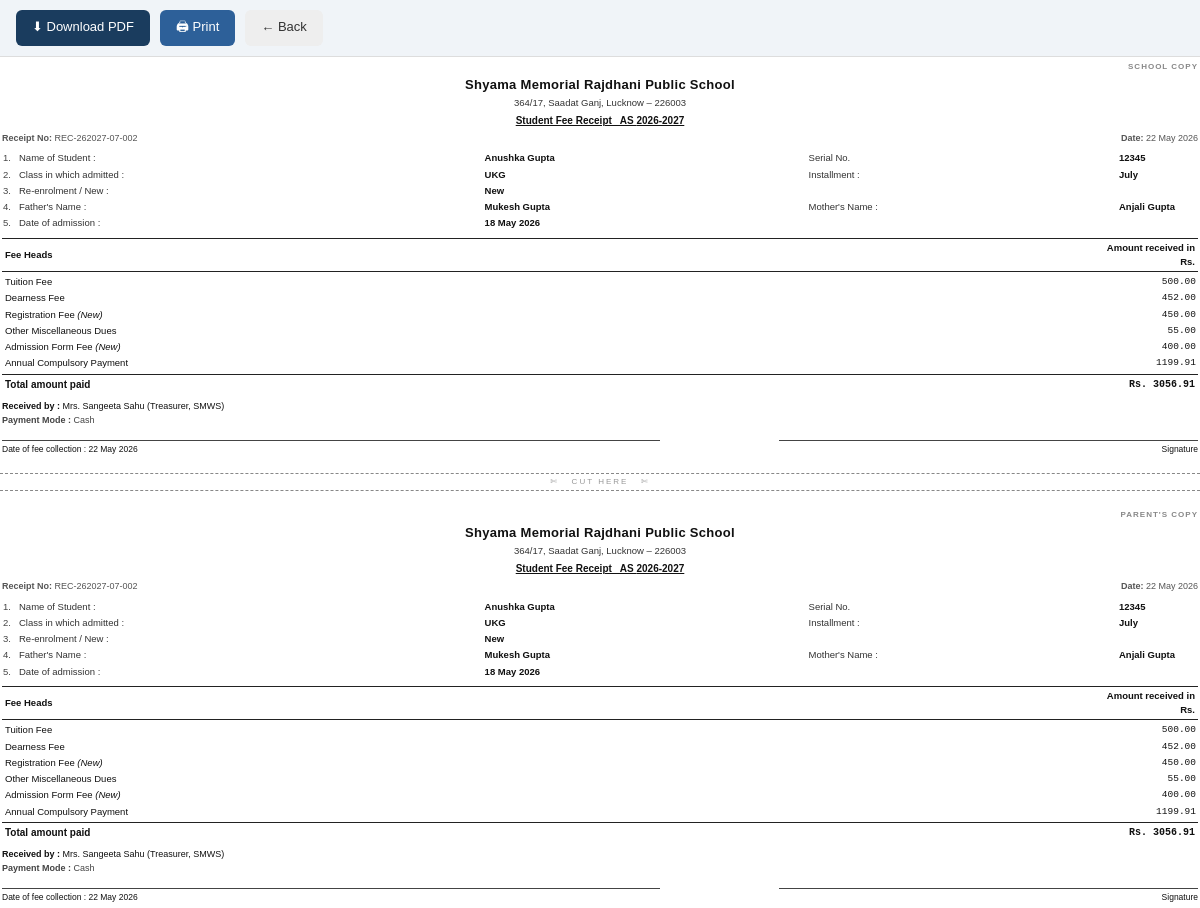
Page /fees/record/2/receipt/ (signed in) on the committed database.
### fees/models.py (models this page shows, shortened)
class FeeRecord(models.Model):
    MONTH_CHOICES = [
        (1, 'January'), (2, 'February'), (3, 'March'), (4, 'April'),
        (5, 'May'), (6, 'June'), (7, 'July'), (8, 'August'),
        (9, 'September'), (10, 'October'), (11, 'November'), (12, 'December'),
    ]
    PAYMENT_CASH = 'cash'
    PAYMENT_CHEQUE = 'cheque'
    PAYMENT_UPI = 'upi'
    PAYMENT_BANK = 'bank'
    PAYMENT_CHOICES = [
        (PAYMENT_CASH, 'Cash'),
        (PAYMENT_CHEQUE, 'Cheque'),
        (PAYMENT_UPI, 'UPI'),
        (PAYMENT_BANK, 'Bank Transfer'),
    ]
    RECEIVER_SANGEETA = 'sangeeta'
    RECEIVER_NEELAM = 'neelam'
    RECEIVER_OTHER = 'other'
    RECEIVER_CHOICES = [
        (RECEIVER_SANGEETA, 'Mrs. Sangeeta Sahu (Treasurer, SMWS)'),
        (RECEIVER_NEELAM, 'Mrs. Neelam Gupta (Sr. Teacher)'),
        (RECEIVER_OTHER, 'Other'),
    ]
    student = models.ForeignKey(Student, on_delete=models.CASCADE, related_name='fee_records')
    academic_year = models.ForeignKey(AcademicYear, on_delete=models.PROTECT, related_name='fee_records')
    month = models.PositiveSmallIntegerField(choices=MONTH_CHOICES)
    tuition_fee = models.DecimalField(max_digits=10, decimal_places=2, default=0)
    dearness_fee = models.DecimalField(max_digits=10, decimal_places=2, default=0)
    registration_fee = models.DecimalField(max_digits=10, decimal_places=2, default=0, help_text='New students only')
    miscellaneous_dues = models.DecimalField(max_digits=10, decimal_places=2, default=0)
    admission_fee = models.DecimalField(max_digits=10, decimal_places=2, default=0, help_text='New students only')
    annual_compulsory = models.DecimalField(max_digits=10, decimal_places=2, default=0)
    total_paid = models.DecimalField(max_digits=10, decimal_places=2)
    collection_date = models.DateField()
    payment_mode = models.CharField(max_length=10, choices=PAYMENT_CHOICES, default=PAYMENT_CASH)
    cheque_number = models.CharField(max_length=30, blank=True, default='')
    collected_by = models.ForeignKey(CustomUser, on_delete=models.SET_NULL, null=True, related_name='collected_fees')
    received_by = models.CharField(max_length=20, choices=RECEIVER_CHOICES, default=RECEIVER_SANGEETA)
    received_by_other = models.CharField(max_length=100, blank=True, default='')
    receipt_number = models.CharField(max_length=30, unique=True, editable=False)
    created_at = models.DateTimeField(auto_now_add=True)
    class Meta:
        unique_together = [('student', 'academic_year', 'month')]
        ordering = ['-collection_date']
    @property
    def receiver_name(self):
        if self.received_by == self.RECEIVER_OTHER:
            return self.received_by_other or 'Other'
        return self.get_received_by_display()

### students/models.py (models this page shows, shortened)
class AcademicYear(models.Model):
    name = models.CharField(max_length=20, unique=True)  # e.g. "2026-2027"
    start_date = models.DateField()
    end_date = models.DateField()
    is_current = models.BooleanField(default=False)
    class Meta:
        ordering = ['-start_date']

class Student(models.Model):
    ENROLL_NEW = 'new'
    ENROLL_RE = 're'
    ENROLL_CHOICES = [
        (ENROLL_NEW, 'New'),
        (ENROLL_RE, 'Re-Enrolment'),
    ]
    GENDER_MALE = 'M'
    GENDER_FEMALE = 'F'
    GENDER_OTHER = 'O'
    GENDER_CHOICES = [
        (GENDER_MALE, 'Male'),
        (GENDER_FEMALE, 'Female'),
        (GENDER_OTHER, 'Other'),
    ]
    academic_year = models.ForeignKey(AcademicYear, on_delete=models.PROTECT, related_name='students')
    serial_number = models.CharField(max_length=20)
    name = models.CharField(max_length=150)
    school_class = models.ForeignKey(SchoolClass, on_delete=models.PROTECT, related_name='students')
    enrollment_type = models.CharField(max_length=3, choices=ENROLL_CHOICES, default=ENROLL_NEW)
    gender = models.CharField(max_length=1, choices=GENDER_CHOICES, default=GENDER_MALE)
    date_of_birth = models.DateField(null=True, blank=True)
    father_name = models.CharField(max_length=150)
    mother_name = models.CharField(max_length=150)
    date_of_admission = models.DateField()
    is_active = models.BooleanField(default=True)
    created_at = models.DateTimeField(auto_now_add=True)
    updated_at = models.DateTimeField(auto_now=True)
    created_by = models.ForeignKey(
        settings.AUTH_USER_MODEL, on_delete=models.SET_NULL,
        null=True, blank=True, related_name='students_created'
    )
    updated_by = models.ForeignKey(
        settings.AUTH_USER_MODEL, on_delete=models.SET_NULL,
        null=True, blank=True, related_name='students_updated'
    )
    class Meta:
        ordering = ['school_class__order', 'serial_number']
        unique_together = [('academic_year', 'serial_number')]

class SchoolClass(models.Model):
    name = models.CharField(max_length=50, unique=True)  # e.g. "Class 1", "Class 5A"
    order = models.PositiveSmallIntegerField(default=0)
    class Meta:
        ordering = ['order', 'name']
    def __str__(self):
        return self.name

### fees/views.py (the view)
# urls.py: path('record/<int:pk>/receipt/', views.receipt_html, name='receipt_html'),
@login_required
def receipt_html(request, pk):
    record = get_object_or_404(FeeRecord, pk=pk)
    return render(request, 'fees/receipt.html', {
        'record': record,
        'copy_labels': ['School Copy', "Parent's Copy"],
    })

### templates/fees/receipt.html (shortened to what this page needs)
<!DOCTYPE html>
<html lang="en">
<head>
</head>
<body>
{% if not pdf_mode %}
<div class="no-print-bar">
  <a href="{% url 'fees:receipt_pdf' record.pk %}" class="btn-pdf">&#11015; Download PDF</a>
  <button class="btn-print" onclick="window.print()">&#128424; Print</button>
  <a href="{% url 'fees:fee_entry_select' %}" class="btn-back">&larr; Back</a>
</div>
{% endif %}
{% for copy_label in copy_labels %}
<div class="receipt-copy">
  <div class="copy-label">{{ copy_label }}</div>
  <div class="header">
    <div class="school-name">Shyama Memorial Rajdhani Public School</div>
    <div class="school-addr">364/17, Saadat Ganj, Lucknow &ndash; 226003</div>
    <div class="receipt-title">Student Fee Receipt &nbsp; AS {{ record.academic_year.name }}</div>
  </div>
  <table class="receipt-no-row">
    <tr>
      <td><strong>Receipt No:</strong> {{ record.receipt_number }}</td>
      <td><strong>Date:</strong> {{ record.collection_date|date:"d M Y" }}</td>
    </tr>
  </table>
  <table class="student-table">
    <tr>
      <td class="sno">1.</td>
      <td class="lbl">Name of Student :</td>
      <td class="val">{{ record.student.name }}</td>
      <td class="vsep"></td>
      <td class="lbl2">Serial No.</td>
      <td class="val2">{{ record.student.serial_number }}</td>
    </tr>
    <tr>
      <td class="sno">2.</td>
      <td class="lbl">Class in which admitted :</td>
      <td class="val">{{ record.student.school_class }}</td>
      <td class="vsep"></td>
      <td class="lbl2">Installment :</td>
      <td class="val2">{{ record.get_month_display }}</td>
    </tr>
    <tr>
      <td class="sno">3.</td>
      <td class="lbl">Re-enrolment / New :</td>
      <td class="val" colspan="4">{{ record.student.get_enrollment_type_display }}</td>
    </tr>
    <tr>
      <td class="sno">4.</td>
      <td class="lbl">Father's Name :</td>
      <td class="val">{{ record.student.father_name }}</td>
      <td class="vsep"></td>
      <td class="lbl2">Mother's Name :</td>
      <td class="val2" style="width:auto;">{{ record.student.mother_name }}</td>
    </tr>
    <tr>
      <td class="sno">5.</td>
      <td class="lbl">Date of admission :</td>
      <td class="val" colspan="4">{{ record.student.date_of_admission|date:"d M Y"|default:"—" }}</td>
    </tr>
  </table>
  <table class="fee-header">
    <tr>
      <td>Fee Heads</td>
      <td class="amount-hdr">Amount received in Rs.</td>
    </tr>
  </table>
  <table class="fee-rows">
    {% if record.tuition_fee %}
    <tr>
      <td class="fd">Tuition Fee</td>
      <td class="fv">{{ record.tuition_fee }}</td>
    </tr>
    {% endif %}
    {% if record.dearness_fee %}
    <tr>
      <td class="fd">Dearness Fee</td>
      <td class="fv">{{ record.dearness_fee }}</td>
    </tr>
    {% endif %}
    {% if record.registration_fee %}
    <tr>
      <td class="fd">Registration Fee <em>(New)</em></td>
      <td class="fv">{{ record.registration_fee }}</td>
    </tr>
    {% endif %}
    {% if record.miscellaneous_dues %}
    <tr>
      <td class="fd">Other Miscellaneous Dues</td>
      <td class="fv">{{ record.miscellaneous_dues }}</td>
    </tr>
    {% endif %}
    {% if record.admission_fee %}
    <tr>
      <td class="fd">Admission Form Fee <em>(New)</em></td>
      <td class="fv">{{ record.admission_fee }}</td>
    </tr>
    {% endif %}
    {% if record.annual_compulsory %}
    <tr>
      <td class="fd">Annual Compulsory Payment</td>
      <td class="fv">{{ record.annual_compulsory }}</td>
    </tr>
    {% endif %}
  </table>
  <table class="fee-total">
    <tr>
      <td>Total amount paid</td>
      <td class="tv">Rs. {{ record.total_paid }}</td>
    </tr>
  </table>
  <div class="footer">
    <div class="recv-line"><strong>Received by :</strong> {{ record.receiver_name }}</div>
    <div class="mode-line"><strong>Payment Mode :</strong> {{ record.get_payment_mode_display }}{% if record.cheque_number %} &nbsp;|&nbsp; <strong>Cheque No:</strong> {{ record.cheque_number }}{% endif %}</div>
    <table class="sig-footer">
      <tr>
        <td class="date-cell">Date of fee collection : {{ record.collection_date|date:"d M Y" }}</td>
        <td class="gap-cell"></td>
        <td class="sig-cell">Signature</td>
      </tr>
    </table>
  </div>
</div>
{% if not forloop.last %}
<div class="cut-line">&#9988; &nbsp; CUT HERE &nbsp; &#9988;</div>
{% endif %}
{% endfor %}
</body>
</html>

### templates/fees/receipt.html (style rules this page uses)
* { box-sizing: border-box; margin: 0; padding: 0; }
body { font-family: Arial, sans-serif; font-size: 10px; color: #111; background: #fff; line-height: 1.5; }
.receipt-copy { width: 100%; padding: 4px 2px; }
.cut-line { text-align: center; border-top: 1.2px dashed #888; border-bottom: 1.2px dashed #888; padding: 2px 0; margin: 14px 0; font-size: 8px; color: #999; letter-spacing: 2px; }
.copy-label { font-size: 8px; font-weight: 700; color: #888; text-transform: uppercase; letter-spacing: 1px; text-align: right; margin-bottom: 2px; }
.header { text-align: center; margin-bottom: 4px; }
.header .school-name { font-size: 13px; font-weight: 700; letter-spacing: 0.3px; }
.header .school-addr { font-size: 9.5px; color: #333; margin-top: 1px; }
.header .receipt-title { font-size: 10px; font-weight: 700; margin-top: 3px; text-decoration: underline; }
.receipt-no-row { width: 100%; border-collapse: collapse; margin-bottom: 5px; font-size: 9px; color: #555; }
.receipt-no-row td:first-child { width: 100%; }
.receipt-no-row td:last-child { text-align: right; white-space: nowrap; padding-left: 10px; }
.student-table { width: 100%; border-collapse: collapse; margin-bottom: 6px; }
.student-table td { font-size: 9.5px; padding: 1px 1px; vertical-align: bottom; }
.sno { width: 16px; color: #444; }
.lbl { white-space: nowrap; color: #333; padding-right: 2px; }
.val { font-weight: 600; padding-left: 4px; }
.vsep { width: 10px; }
.lbl2 { white-space: nowrap; color: #333; padding-right: 2px; padding-left: 6px; }
.val2 { font-weight: 600; padding-left: 4px; width: 80px; }
.fee-header { width: 100%; border-collapse: collapse; margin-bottom: 2px; }
.fee-header td { font-size: 9.5px; font-weight: 700; padding: 2px 3px; border-top: 1.5px solid #222; border-bottom: 1.5px solid #222; }
.fee-header .amount-hdr { text-align: right; width: 100px; }
.fee-rows { width: 100%; border-collapse: collapse; }
.fee-rows td { font-size: 9.5px; padding: 1px 3px; }
.fee-rows .fv { width: 100px; text-align: right; font-family: monospace; padding-right: 2px; }
.fee-total { width: 100%; border-collapse: collapse; margin-top: 2px; margin-bottom: 6px; }
.fee-total td { font-size: 10px; font-weight: 700; padding: 2px 3px; border-top: 1.5px solid #222; }
.fee-total .tv { width: 100px; text-align: right; font-family: monospace; }
.footer { font-size: 9px; }
.footer .recv-line { margin-bottom: 1px; }
.footer .mode-line { color: #444; margin-bottom: 1px; }
.footer .sig-footer { width: 100%; border-collapse: collapse; margin-top: 12px; }
.footer .sig-footer .date-cell { border-top: 1px solid #444; padding-top: 2px; font-size: 8.5px; width: 55%; }
.footer .sig-footer .gap-cell { width: 10%; }
.footer .sig-footer .sig-cell { border-top: 1px solid #444; padding-top: 2px; font-size: 8.5px; width: 35%; text-align: right; }
.no-print-bar { background: #f0f4f8; padding: 10px 16px; display: flex; gap: 10px; border-bottom: 1px solid #ddd; }
.no-print-bar a, .no-print-bar button { padding: 7px 16px; border-radius: 6px; font-size: 13px; cursor: pointer; text-decoration: none; border: none; }
.btn-pdf { background: #1a3c5e; color: #fff; }
.btn-print { background: #2d6099; color: #fff; }
.btn-back { background: #eee; color: #333; }

### rows in the picture
FeeRecord: academic_year.name "2026-2027" "2026-2027", receipt_number "REC-262027-07-002" "REC-262027-07-002", collection_date "22 May 2026" "22 May 2026", student.name "Anushka Gupta" "Anushka Gupta", student.serial_number "12345" "12345", student.school_class "UKG" "UKG", month "July" "July", student.enrollment_type "New" "New", student.father_name "Mukesh Gupta" "Mukesh Gupta", student.mother_name "Anjali Gupta" "Anjali Gupta", student.date_of_admission "18 May 2026" "18 May 2026", tuition_fee "500.00" "500.00", dearness_fee "452.00" "452.00", registration_fee "450.00" "450.00", miscellaneous_dues "55.00" "55.00", admission_fee "400.00" "400.00", annual_compulsory "1199.91" "1199.91", total_paid "3056.91" "3056.91", receiver_name "Mrs. Sangeeta Sahu (Treasurer, SMWS)" "Mrs. Sangeeta Sahu (Treasurer, SMWS)", payment_mode "Cash" "Cash", collection_date "22 May 2026" "22 May 2026"

### other values in the picture
{{ copy_label }} "SCHOOL COPY" "PARENT'S COPY"
